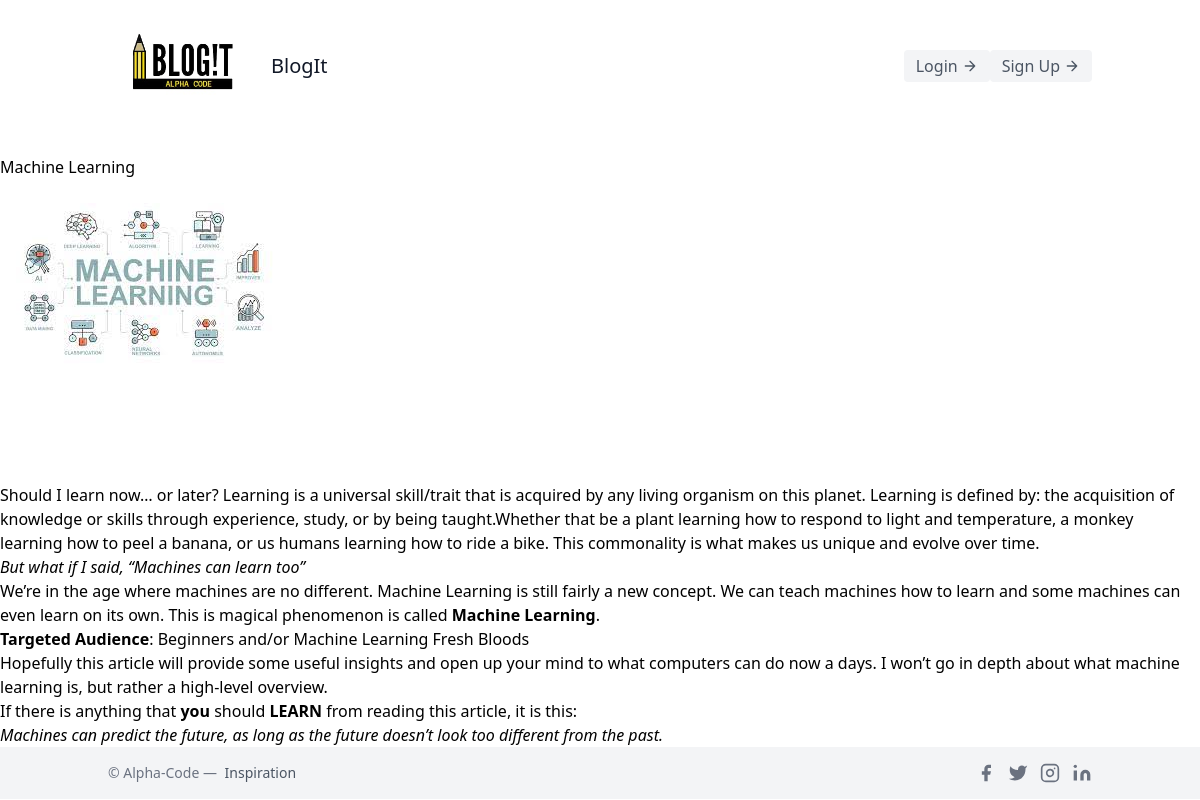
/1/, run on the app's committed database.
### blog/models.py (models this page shows, shortened)
class Blog(models.Model):
    title=models.CharField(max_length=100)
    image=models.ImageField(upload_to='blog/images/')
    description=RichTextField(blank=True,null=True)
    date=models.DateTimeField(auto_now_add=True)
    user=models.ForeignKey(User, on_delete=models.CASCADE)

### blog/views.py (the view)
# urls.py: path('<int:blog_id>/', views.detail, name='detail'),
def detail(request, blog_id):
    blog= get_object_or_404(Blog, pk=blog_id)
    return render(request, 'blog/detail.html',{'blog':blog})

### blog/templates/blog/detail.html
{% extends 'blog/base.html' %}
{% block content %}
<br>
<h1>{{blog.title}}</h1>
<br>
<img src="{{blog.image.url}}" class="img-fluid mb-2">
<br>
<br>
<br>
<br>
{{ blog.description|safe }}
{% endblock %}

### data on the page
Blog: title "Machine Learning", image (picture), description "Should I learn now… or later? Learning is a universal skill/trait that is acquired by any living organism on this planet. Learning is defined by: the acquisition of knowledge or skills through experience, study, or by being taught.Whether that be a plant learning how to respond to light and temperature, a monkey learning how to peel a banana, or us humans learning how to ride a bike. This commonality is what makes us unique and evolve over time. But what if I said, “Machines can learn too” We’re in the age where machines are no different. Machine Learning is still fairly a new concept. We can teach machines how to learn and some machines can even learn on its own. This is magical phenomenon…"
